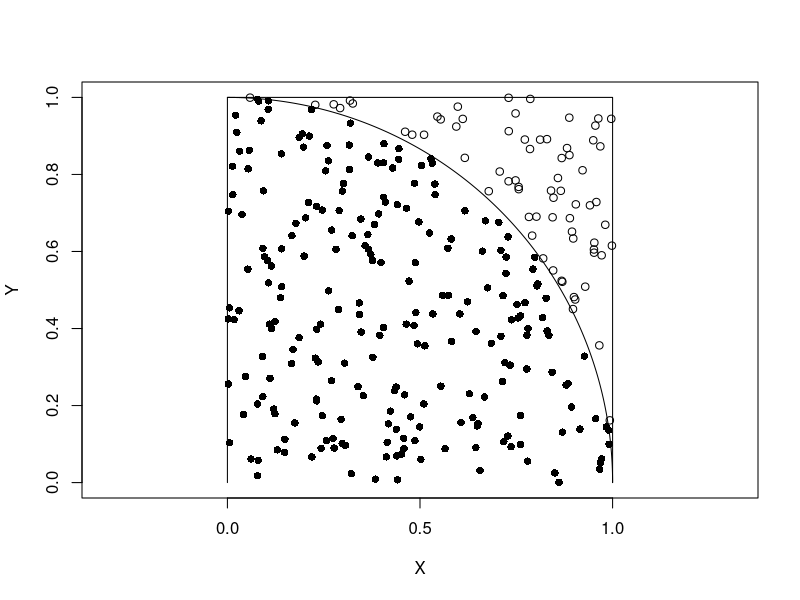

This figure's R source:
## ---- chunk 1
n=300
p=matrix(runif(n*2),n,2)
sel = rowSums(p**2)<1
plot(p,pch=ifelse(sel,16,1),xlim=c(0,1),ylim=c(0,1),xlab="X",ylab="Y",asp=1)
a = seq(0,pi/2,len=300)
lines(cos(a),sin(a))
lines(cbind(c(0,0,1,1),c(0,1,1,0)))
